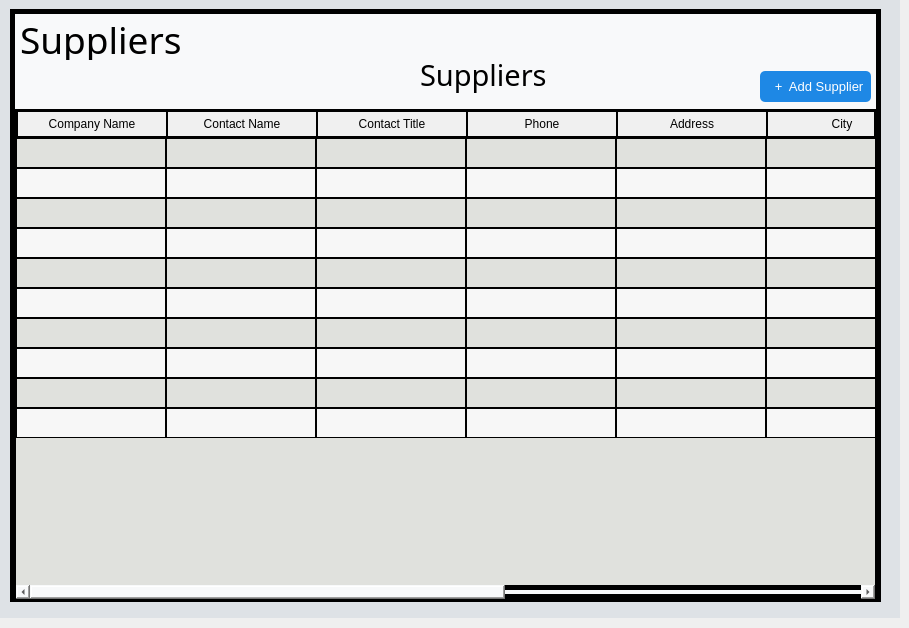
     <widget class="QWidget" name="supplierStackedWidget">
      <property name="font">
       <font>
        <pointsize>11</pointsize>
       </font>
      </property>
      <widget class="QWidget" name="widget_22" native="true">
       <property name="geometry">
        <rect>
         <x>0</x>
         <y>-1</y>
         <width>900</width>
         <height>619</height>
        </rect>
       </property>
       <property name="styleSheet">
        <string notr="true">background-color: rgb(222, 226, 230);</string>
       </property>
       <widget class="QWidget" name="widget_23" native="true">
        <property name="geometry">
         <rect>
          <x>10</x>
          <y>10</y>
          <width>871</width>
          <height>593</height>
         </rect>
        </property>
        <property name="styleSheet">
         <string notr="true">background-color: rgb(248, 249, 250);
border:5px solid  ;</string>
        </property>
        <widget class="QLabel" name="dashboardLabel_27">
         <property name="geometry">
          <rect>
           <x>10</x>
           <y>10</y>
           <width>181</width>
           <height>41</height>
          </rect>
         </property>
         <property name="font">
          <font>
           <family>Segoe UI Light</family>
           <pointsize>28</pointsize>
          </font>
         </property>
         <property name="styleSheet">
          <string notr="true">border:none;</string>
         </property>
         <property name="text">
          <string>Suppliers</string>
         </property>
        </widget>
        <widget class="QLabel" name="dashboardLabel_28">
         <property name="geometry">
          <rect>
           <x>410</x>
           <y>40</y>
           <width>151</width>
           <height>51</height>
          </rect>
         </property>
         <property name="font">
          <font>
           <family>Segoe UI Light</family>
           <pointsize>22</pointsize>
           <weight>50</weight>
           <bold>false</bold>
          </font>
         </property>
         <property name="styleSheet">
          <string notr="true">border:none;</string>
         </property>
         <property name="text">
          <string>Suppliers</string>
         </property>
        </widget>
        <widget class="QTableWidget" name="suppliersTableWidget">
         <property name="geometry">
          <rect>
           <x>5</x>
           <y>100</y>
           <width>861</width>
           <height>491</height>
          </rect>
         </property>
         <property name="font">
          <font>
           <pointsize>11</pointsize>
          </font>
         </property>
         <property name="cursor" stdset="0">
          <cursorShape>PointingHandCursor</cursorShape>
         </property>
         <property name="focusPolicy">
          <enum>Qt::NoFocus</enum>
         </property>
         <property name="styleSheet">
          <string notr="true">QWidget{
border: 1px solid black;
background-color: #e0e1dd;

}
/* QTableWidget items (cells) */
QTableWidget::item {
    border:1px solid black;
}

/* QTableWidget headers */
QHeaderView::section {
    border: 1px solid black;
    background: rgb(240, 240, 240); /* Optional: Header background color */
    padding: 4px;
}

/* Vertical scrollbar */
QScrollBar:vertical {
    border: 2px solid black;
    background: rgb(52, 58, 64); /* Scrollbar background color */
    width: 13px;
    margin: 0px 0px 0px 0px;
}

QScrollBar::handle:vertical {
    background: #000000; /* Scrollbar handle color */
    border: 1px solid white;
    border-radius: 4px;
    min-height: 15px;
}

QScrollBar::add-line:vertical {
    background: #000000; /* Down button color */
    height: 20px;
    subcontrol-position: bottom;
    subcontrol-origin: margin;
}

QScrollBar::sub-line:vertical {
    background: #000000; /* Up button color */
    height: 20px;
    subcontrol-position: top;
    subcontrol-origin: margin;
}

QScrollBar::up-arrow:vertical, QScrollBar::down-arrow:vertical {
    border: 1px solid grey;
    width: 5px;
    height: 5px;
    background: white;
}

QScrollBar::add-page:vertical, QScrollBar::sub-page:vertical {
    background: none;
}

/* Horizontal scrollbar */
QScrollBar:horizontal {
    border: 2px solid black;
    background: rgb(52, 58, 64); /* Scrollbar background color */
    height: 13px;
    margin: 0px 0px 0px 0px;
}

QScrollBar::handle:horizontal {
    background: #000000; /* Scrollbar handle color */
    border: 1px solid white;
    border-radius: 4px;
    min-width: 20px;
}

QScrollBar::add-line:horizontal {
    background: #000000; /* Right button color */
    width: 20px;
    subcontrol-position: right;
    subcontrol-origin: margin;
}

QScrollBar::sub-line:horizontal {
    background: #000000; /* Left button color */
    width: 20px;
    subcontrol-position: left;
    subcontrol-origin: margin;
}

QScrollBar::left-arrow:horizontal, QScrollBar::right-arrow:horizontal {
    border: 1px solid grey;
    width: 3px;
    height: 3px;
    background: white;
}

QScrollBar::add-page:horizontal, QScrollBar::sub-page:horizontal {
    background: none;
}

</string>
         </property>
         <property name="sizeAdjustPolicy">
          <enum>QAbstractScrollArea::AdjustIgnored</enum>
         </property>
         <property name="editTriggers">
          <set>QAbstractItemView::DoubleClicked|QAbstractItemView::SelectedClicked</set>
         </property>
         <property name="tabKeyNavigation">
          <bool>false</bool>
         </property>
         <property name="showDropIndicator" stdset="0">
          <bool>false</bool>
         </property>
         <property name="dragDropOverwriteMode">
          <bool>false</bool>
         </property>
         <property name="alternatingRowColors">
          <bool>true</bool>
         </property>
         <property name="selectionMode">
          <enum>QAbstractItemView::SingleSelection</enum>
         </property>
         <property name="selectionBehavior">
          <enum>QAbstractItemView::SelectRows</enum>
         </property>
         <property name="textElideMode">
          <enum>Qt::ElideMiddle</enum>
         </property>
         <property name="verticalScrollMode">
          <enum>QAbstractItemView::ScrollPerPixel</enum>
         </property>
         <property name="horizontalScrollMode">
          <enum>QAbstractItemView::ScrollPerPixel</enum>
         </property>
         <property name="showGrid">
          <bool>false</bool>
         </property>
         <property name="rowCount">
          <number>10</number>
         </property>
         <attribute name="horizontalHeaderDefaultSectionSize">
          <number>150</number>
         </attribute>
         <attribute name="horizontalHeaderShowSortIndicator" stdset="0">
          <bool>true</bool>
         </attribute>
         <attribute name="horizontalHeaderStretchLastSection">
          <bool>true</bool>
         </attribute>
         <attribute name="verticalHeaderVisible">
          <bool>false</bool>
         </attribute>
         <row/>
         <row/>
         <row/>
         <row/>
         <row/>
         <row/>
         <row/>
         <row/>
         <row/>
         <row/>
         <column>
          <property name="text">
           <string>Company Name</string>
          </property>
         </column>
         <column>
          <property name="text">
           <string>Contact Name</string>
          </property>
         </column>
         <column>
          <property name="text">
           <string>Contact Title</string>
          </property>
         </column>
         <column>
          <property name="text">
           <string>Phone</string>
          </property>
         </column>
         <column>
          <property name="text">
           <string>Address</string>
          </property>
         </column>
         <column>
          <property name="text">
           <string>City</string>
          </property>
         </column>
         <column>
          <property name="text">
           <string>Province</string>
          </property>
         </column>
         <column>
          <property name="text">
           <string>Email</string>
          </property>
         </column>
         <column>
          <property name="text">
           <string>Products</string>
          </property>
         </column>
         <column>
          <property name="text">
           <string>Action</string>
          </property>
         </column>
        </widget>
        <widget class="QPushButton" name="suppliersAddButton">
         <property name="geometry">
          <rect>
           <x>750</x>
           <y>62</y>
           <width>111</width>
           <height>31</height>
          </rect>
         </property>
         <property name="cursor">
          <cursorShape>PointingHandCursor</cursorShape>
         </property>
         <property name="styleSheet">
          <string notr="true">QPushButton {
                border: none;
				color:white;
                font-size: 13px;
                border-radius: 5px;
                background-color: #1e88e5;
            }
            QPushButton:hover {
                background-color: #1976d2;
            }
            QPushButton:pressed {
                background-color: #1e88e5;
            }</string>
         </property>
         <property name="text">
          <string>  +  Add Supplier</string>
         </property>
        </widget>
       </widget>
      </widget>
     </widget>
